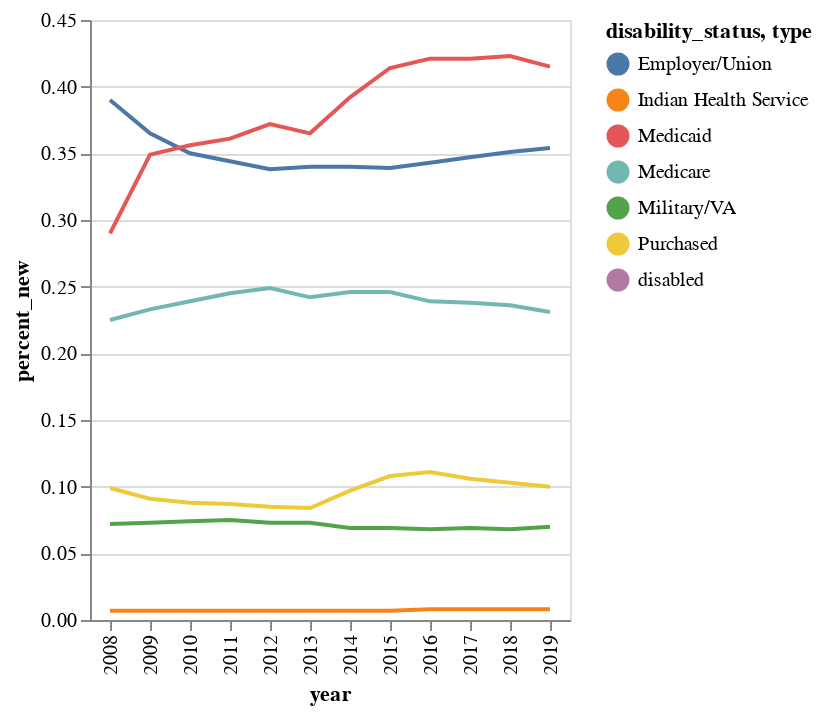

The code cell stored with this chart in its notebook:
### Code cell
#visualization 2

insured_lines = alt.Chart(disabled).mark_line().encode(
    x = alt.X('year:O'),
    y = alt.Y('percent_new:Q'), 
    color = alt.Color('type:N')
)

insured_points = alt.Chart(disabled).add_selection(
    nearest_val
).mark_point(
    filled = True, 
    size = 50
).encode(
    x = alt.X('year:O'), 
    y = alt.Y('percent_new:Q'), 
    opacity = opacity_condition, 
    color = alt.Color('disability_status:N')
)

insured_labels = alt.Chart(disabled).mark_text(
    fontSize = 12, 
    dx = 7, 
    dy = 10, 
).encode(
    x = alt.X('year:O'), 
    y = alt.Y('percent_new:Q'), 
    text = alt.Text('percent_new:Q', format = '.1%')
).transform_filter(nearest_val)

c2 = alt.layer(insured_points, insured_lines, insured_labels)
c2

### Figure 1 — Vega-Lite specification as saved in the notebook (floating-point values rounded to 4 significant figures)
{"config": {"view": {"continuousWidth": 400, "continuousHeight": 300}}, "layer": [{"mark": {"type": "point", "filled": true, "size": 50}, "encoding": {"color": {"field": "disability_status", "type": "nominal"}, "opacity": {"condition": {"value": 1.0, "selection": "selector263"}, "value": 0.0}, "x": {"field": "year", "type": "ordinal"}, "y": {"field": "percent_new", "type": "quantitative"}}, "selection": {"selector263": {"type": "single", "on": "mouseover", "nearest": true, "fields": ["year"], "empty": "none"}}}, {"mark": "line", "encoding": {"color": {"field": "type", "type": "nominal"}, "x": {"field": "year", "type": "ordinal"}, "y": {"field": "percent_new", "type": "quantitative"}}}, {"mark": {"type": "text", "dx": 7, "dy": 10, "fontSize": 12}, "encoding": {"text": {"field": "percent_new", "format": ".1%", "type": "quantitative"}, "x": {"field": "year", "type": "ordinal"}, "y": {"field": "percent_new", "type": "quantitative"}}, "transform": [{"filter": {"selection": "selector263"}}]}], "data": {"name": "data-a79097cb9ca9353e7df0343a2a2c5746"}, "$schema": "https://vega.github.io/schema/vega-lite/v4.17.0.json", "datasets": {"data-a79097cb9ca9353e7df0343a2a2c5746": [{"type": "Employer/Union", "Percent": "35", "MOE": "0.31", "Number": "6413300", "MOE.1": "69730", "Base Pop.": "18348600", "Sample Size": "182621", "disability_status": "disabled", "year": 2010, "percent_new": 0.35}, {"type": "Purchased", "Percent": "8.8", "MOE": "0.18", "Number": "1615900", "MOE.1": "35280", "Base Pop.": "18348600", "Sample Size": "182621", "disability_status": "disabled", "year": 2010, "percent_new": 0.088}, {"type": "Medicare", "Percent": "23.9", "MOE": "0.28", "Number": "4393100", "MOE.1": "57900", "Base Pop.": "18348600", "Sample Size": "182621", "disability_status": "disabled", "year": 2010, "percent_new": 0.239}, {"type": "Medicaid", "Percent": "35.6", "MOE": "0.31", "Number": "6529000", "MOE.1": "70340", "Base Pop.": "18348600", "Sample Size": "182621", "disability_status": "disabled", "year": 2010, "percent_new": 0.356}, {"type": "Military/VA", "Percent": "7.4", "MOE": "0.17", "Number": "1350300", "MOE.1": "32260", "Base Pop.": "18348600", "Sample Size": "182621", "disability_status": "disabled", "year": 2010, "percent_new": 0.074}, {"type": "Indian Health Service", "Percent": "0.7", "MOE": "3.29", "Number": "124400", "MOE.1": "9810", "Base Pop.": "18348600", "Sample Size": "182621", "disability_status": "disabled", "year": 2010, "percent_new": 0.007}, {"type": "Employer/Union", "Percent": "34.4", "MOE": "0.30", "Number": "6492400", "MOE.1": "70160", "Base Pop.": "18858600", "Sample Size": "198735", "disability_status": "disabled", "year": 2011, "percent_new": 0.344}, {"type": "Purchased", "Percent": "8.7", "MOE": "0.18", "Number": "1633100", "MOE.1": "35460", "Base Pop.": "18858600", "Sample Size": "198735", "disability_status": "disabled", "year": 2011, "percent_new": 0.087}, {"type": "Medicare", "Percent": "24.5", "MOE": "0.28", "Number": "4621800", "MOE.1": "59370", "Base Pop.": "18858600", "Sample Size": "198735", "disability_status": "disabled", "year": 2011, "percent_new": 0.245}, {"type": "Medicaid", "Percent": "36.1", "MOE": "0.31", "Number": "6813300", "MOE.1": "71830", "Base Pop.": "18858600", "Sample Size": "198735", "disability_status": "disabled", "year": 2011, "percent_new": 0.361}, {"type": "Military/VA", "Percent": "7.5", "MOE": "0.17", "Number": "1408200", "MOE.1": "32940", "Base Pop.": "18858600", "Sample Size": "198735", "disability_status": "disabled", "year": 2011, "percent_new": 0.075}, {"type": "Indian Health Service", "Percent": "0.7", "MOE": "3.29", "Number": "124000", "MOE.1": "9800", "Base Pop.": "18858600", "Sample Size": "198735", "disability_status": "disabled", "year": 2011, "percent_new": 0.007}, {"type": "Employer/Union", "Percent": "34.3", "MOE": "0.28", "Number": "6890100", "MOE.1": "68000", "Base Pop.": "20062500", "Sample Size": "198696", "disability_status": "disabled", "year": 2016, "percent_new": 0.343}, {"type": "Purchased", "Percent": "11.1", "MOE": "0.18", "Number": "2233800", "MOE.1": "39010", "Base Pop.": "20062500", "Sample Size": "198696", "disability_status": "disabled", "year": 2016, "percent_new": 0.111}, {"type": "Medicare", "Percent": "23.9", "MOE": "0.25", "Number": "4799700", "MOE.1": "56950", "Base Pop.": "20062500", "Sample Size": "198696", "disability_status": "disabled", "year": 2016, "percent_new": 0.239}, {"type": "Medicaid", "Percent": "42.1", "MOE": "0.29", "Number": "8441200", "MOE.1": "75090", "Base Pop.": "20062500", "Sample Size": "198696", "disability_status": "disabled", "year": 2016, "percent_new": 0.421}, {"type": "Military/VA", "Percent": "6.8", "MOE": "0.15", "Number": "1364800", "MOE.1": "30530", "Base Pop.": "20062500", "Sample Size": "198696", "disability_status": "disabled", "year": 2016, "percent_new": 0.068}, {"type": "Indian Health Service", "Percent": "0.8", "MOE": "3.29", "Number": "158500", "MOE.1": "10420", "Base Pop.": "20062500", "Sample Size": "198696", "disability_status": "disabled", "year": 2016, "percent_new": 0.008}, {"type": "Employer/Union", "Percent": "34.7", "MOE": "0.28", "Number": "6806200", "MOE.1": "67600", "Base Pop.": "19637200", "Sample Size": "195644", "disability_status": "disabled", "year": 2017, "percent_new": 0.347}, {"type": "Purchased", "Percent": "10.6", "MOE": "0.18", "Number": "2081900", "MOE.1": "37670", "Base Pop.": "19637200", "Sample Size": "195644", "disability_status": "disabled", "year": 2017, "percent_new": 0.106}, {"type": "Medicare", "Percent": "23.8", "MOE": "0.25", "Number": "4664900", "MOE.1": "56160", "Base Pop.": "19637200", "Sample Size": "195644", "disability_status": "disabled", "year": 2017, "percent_new": 0.238}, {"type": "Medicaid", "Percent": "42.1", "MOE": "0.29", "Number": "8266600", "MOE.1": "74330", "Base Pop.": "19637200", "Sample Size": "195644", "disability_status": "disabled", "year": 2017, "percent_new": 0.421}, {"type": "Military/VA", "Percent": "6.9", "MOE": "0.15", "Number": "1348700", "MOE.1": "30350", "Base Pop.": "19637200", "Sample Size": "195644", "disability_status": "disabled", "year": 2017, "percent_new": 0.069}, {"type": "Indian Health Service", "Percent": "0.8", "MOE": "3.29", "Number": "152900", "MOE.1": "10240", "Base Pop.": "19637200", "Sample Size": "195644", "disability_status": "disabled", "year": 2017, "percent_new": 0.008}, {"type": "Employer/Union", "Percent": "34", "MOE": "0.28", "Number": "6709900", "MOE.1": "67120", "Base Pop.": "19754700", "Sample Size": "200275", "disability_status": "disabled", "year": 2014, "percent_new": 0.34}, {"type": "Purchased", "Percent": "9.7", "MOE": "0.17", "Number": "1925700", "MOE.1": "36230", "Base Pop.": "19754700", "Sample Size": "200275", "disability_status": "disabled", "year": 2014, "percent_new": 0.097}, {"type": "Medicare", "Percent": "24.6", "MOE": "0.25", "Number": "4866100", "MOE.1": "57330", "Base Pop.": "19754700", "Sample Size": "200275", "disability_status": "disabled", "year": 2014, "percent_new": 0.246}, {"type": "Medicaid", "Percent": "39.2", "MOE": "0.29", "Number": "7747800", "MOE.1": "72000", "Base Pop.": "19754700", "Sample Size": "200275", "disability_status": "disabled", "year": 2014, "percent_new": 0.392}, {"type": "Military/VA", "Percent": "6.9", "MOE": "0.15", "Number": "1364700", "MOE.1": "30530", "Base Pop.": "19754700", "Sample Size": "200275", "disability_status": "disabled", "year": 2014, "percent_new": 0.069}, {"type": "Indian Health Service", "Percent": "0.7", "MOE": "3.29", "Number": "136100", "MOE.1": "9660", "Base Pop.": "19754700", "Sample Size": "200275", "disability_status": "disabled", "year": 2014, "percent_new": 0.007}, {"type": "Employer/Union", "Percent": "35.1", "MOE": "0.28", "Number": "6779400", "MOE.1": "67480", "Base Pop.": "19338800", "Sample Size": "191849", "disability_status": "disabled", "year": 2018, "percent_new": 0.351}, {"type": "Purchased", "Percent": "10.3", "MOE": "0.18", "Number": "1987800", "MOE.1": "36810", "Base Pop.": "19338800", "Sample Size": "191849", "disability_status": "disabled", "year": 2018, "percent_new": 0.103}, {"type": "Medicare", "Percent": "23.6", "MOE": "0.25", "Number": "4563300", "MOE.1": "55550", "Base Pop.": "19338800", "Sample Size": "191849", "disability_status": "disabled", "year": 2018, "percent_new": 0.236}, {"type": "Medicaid", "Percent": "42.3", "MOE": "0.29", "Number": "8182800", "MOE.1": "73970", "Base Pop.": "19338800", "Sample Size": "191849", "disability_status": "disabled", "year": 2018, "percent_new": 0.423}, {"type": "Military/VA", "Percent": "6.8", "MOE": "0.15", "Number": "1323100", "MOE.1": "30060", "Base Pop.": "19338800", "Sample Size": "191849", "disability_status": "disabled", "year": 2018, "percent_new": 0.068}, {"type": "Indian Health Service", "Percent": "0.8", "MOE": "3.29", "Number": "151100", "MOE.1": "10180", "Base Pop.": "19338800", "Sample Size": "191849", "disability_status": "disabled", "year": 2018, "percent_new": 0.008}, {"type": "Employer/Union", "Percent": "35.4", "MOE": "0.28", "Number": "6896000", "MOE.1": "68040", "Base Pop.": "19477300", "Sample Size": "193077", "disability_status": "disabled", "year": 2019, "percent_new": 0.354}, {"type": "Purchased", "Percent": "10", "MOE": "0.18", "Number": "1956600", "MOE.1": "36520", "Base Pop.": "19477300", "Sample Size": "193077", "disability_status": "disabled", "year": 2019, "percent_new": 0.1}, {"type": "Medicare", "Percent": "23.1", "MOE": "0.25", "Number": "4492400", "MOE.1": "55120", "Base Pop.": "19477300", "Sample Size": "193077", "disability_status": "disabled", "year": 2019, "percent_new": 0.231}, {"type": "Medicaid", "Percent": "41.5", "MOE": "0.29", "Number": "8086500", "MOE.1": "73550", "Base Pop.": "19477300", "Sample Size": "193077", "disability_status": "disabled", "year": 2019, "percent_new": 0.415}, {"type": "Military/VA", "Percent": "7", "MOE": "0.15", "Number": "1356700", "MOE.1": "30440", "Base Pop.": "19477300", "Sample Size": "193077", "disability_status": "disabled", "year": 2019, "percent_new": 0.07}, {"type": "Indian Health Service", "Percent": "0.8", "MOE": "3.29", "Number": "154900", "MOE.1": "10300", "Base Pop.": "19477300", "Sample Size": "193077", "disability_status": "disabled", "year": 2019, "percent_new": 0.008}, {"type": "Employer/Union", "Percent": "33.9", "MOE": "0.28", "Number": "6677800", "MOE.1": "66970", "Base Pop.": "19703800", "Sample Size": "198395", "disability_status": "disabled", "year": 2015, "percent_new": 0.339}, {"type": "Purchased", "Percent": "10.8", "MOE": "0.18", "Number": "2136000", "MOE.1": "38150", "Base Pop.": "19703800", "Sample Size": "198395", "disability_status": "disabled", "year": 2015, "percent_new": 0.108}, {"type": "Medicare", "Percent": "24.6", "MOE": "0.25", "Number": "4855000", "MOE.1": "57270", "Base Pop.": "19703800", "Sample Size": "198395", "disability_status": "disabled", "year": 2015, "percent_new": 0.246}, {"type": "Medicaid", "Percent": "41.4", "MOE": "0.29", "Number": "8161100", "MOE.1": "73860", "Base Pop.": "19703800", "Sample Size": "198395", "disability_status": "disabled", "year": 2015, "percent_new": 0.414}, {"type": "Military/VA", "Percent": "6.9", "MOE": "0.15", "Number": "1364300", "MOE.1": "30520", "Base Pop.": "19703800", "Sample Size": "198395", "disability_status": "disabled", "year": 2015, "percent_new": 0.069}, {"type": "Indian Health Service", "Percent": "0.7", "MOE": "3.29", "Number": "145200", "MOE.1": "9980", "Base Pop.": "19703800", "Sample Size": "198395", "disability_status": "disabled", "year": 2015, "percent_new": 0.007}, {"type": "Employer/Union", "Percent": "39", "MOE": "0.34", "Number": "7139800", "MOE.1": "77790", "Base Pop.": "18312900", "Sample Size": "178808", "disability_status": "disabled", "year": 2008, "percent_new": 0.39}, {"type": "Purchased", "Percent": "9.9", "MOE": "0.21", "Number": "1810800", "MOE.1": "39530", "Base Pop.": "18312900", "Sample Size": "178808", "disability_status": "disabled", "year": 2008, "percent_new": 0.099}, {"type": "Medicare", "Percent": "22.5", "MOE": "0.29", "Number": "4128200", "MOE.1": "59450", "Base Pop.": "18312900", "Sample Size": "178808", "disability_status": "disabled", "year": 2008, "percent_new": 0.225}, {"type": "Medicaid", "Percent": "29", "MOE": "0.31", "Number": "5319700", "MOE.1": "67350", "Base Pop.": "18312900", "Sample Size": "178808", "disability_status": "disabled", "year": 2008, "percent_new": 0.29}, {"type": "Military/VA", "Percent": "7.2", "MOE": "0.18", "Number": "1317400", "MOE.1": "33740", "Base Pop.": "18312900", "Sample Size": "178808", "disability_status": "disabled", "year": 2008, "percent_new": 0.072}, {"type": "Indian Health Service", "Percent": "0.7", "MOE": "3.29", "Number": "134400", "MOE.1": "10800", "Base Pop.": "18312900", "Sample Size": "178808", "disability_status": "disabled", "year": 2008, "percent_new": 0.007}, {"type": "Employer/Union", "Percent": "33.8", "MOE": "0.29", "Number": "6376500", "MOE.1": "65450", "Base Pop.": "18890100", "Sample Size": "194574", "disability_status": "disabled", "year": 2012, "percent_new": 0.338}, {"type": "Purchased", "Percent": "8.5", "MOE": "0.17", "Number": "1608600", "MOE.1": "33130", "Base Pop.": "18890100", "Sample Size": "194574", "disability_status": "disabled", "year": 2012, "percent_new": 0.085}, {"type": "Medicare", "Percent": "24.9", "MOE": "0.26", "Number": "4703900", "MOE.1": "56370", "Base Pop.": "18890100", "Sample Size": "194574", "disability_status": "disabled", "year": 2012, "percent_new": 0.249}, {"type": "Medicaid", "Percent": "37.2", "MOE": "0.29", "Number": "7026100", "MOE.1": "68630", "Base Pop.": "18890100", "Sample Size": "194574", "disability_status": "disabled", "year": 2012, "percent_new": 0.372}, {"type": "Military/VA", "Percent": "7.3", "MOE": "0.16", "Number": "1383900", "MOE.1": "30740", "Base Pop.": "18890100", "Sample Size": "194574", "disability_status": "disabled", "year": 2012, "percent_new": 0.073}, {"type": "Indian Health Service", "Percent": "0.7", "MOE": "3.29", "Number": "131000", "MOE.1": "9470", "Base Pop.": "18890100", "Sample Size": "194574", "disability_status": "disabled", "year": 2012, "percent_new": 0.007}, {"type": "Employer/Union", "Percent": "34", "MOE": "0.28", "Number": "6669900", "MOE.1": "66920", "Base Pop.": "19618200", "Sample Size": "199997", "disability_status": "disabled", "year": 2013, "percent_new": 0.34}, {"type": "Purchased", "Percent": "8.4", "MOE": "0.16", "Number": "1657200", "MOE.1": "33620", "Base Pop.": "19618200", "Sample Size": "199997", "disability_status": "disabled", "year": 2013, "percent_new": 0.084}, {"type": "Medicare", "Percent": "24.2", "MOE": "0.25", "Number": "4755500", "MOE.1": "56680", "Base Pop.": "19618200", "Sample Size": "199997", "disability_status": "disabled", "year": 2013, "percent_new": 0.242}, {"type": "Medicaid", "Percent": "36.5", "MOE": "0.28", "Number": "7154700", "MOE.1": "69250", "Base Pop.": "19618200", "Sample Size": "199997", "disability_status": "disabled", "year": 2013, "percent_new": 0.365}, {"type": "Military/VA", "Percent": "7.3", "MOE": "0.15", "Number": "1424600", "MOE.1": "31190", "Base Pop.": "19618200", "Sample Size": "199997", "disability_status": "disabled", "year": 2013, "percent_new": 0.073}, {"type": "Indian Health Service", "Percent": "0.7", "MOE": "3.29", "Number": "141700", "MOE.1": "9860", "Base Pop.": "19618200", "Sample Size": "199997", "disability_status": "disabled", "year": 2013, "percent_new": 0.007}, {"type": "Employer/Union", "Percent": "36.5", "MOE": "0.24", "Number": "6701400", "MOE.1": "54480", "Base Pop.": "18382600", "Sample Size": "181131", "disability_status": "disabled", "year": 2009, "percent_new": 0.365}, {"type": "Purchased", "Percent": "9.1", "MOE": "0.14", "Number": "1669300", "MOE.1": "27420", "Base Pop.": "18382600", "Sample Size": "181131", "disability_status": "disabled", "year": 2009, "percent_new": 0.091}, {"type": "Medicare", "Percent": "23.3", "MOE": "0.21", "Number": "4279500", "MOE.1": "43710", "Base Pop.": "18382600", "Sample Size": "181131", "disability_status": "disabled", "year": 2009, "percent_new": 0.233}, {"type": "Medicaid", "Percent": "34.9", "MOE": "0.24", "Number": "6413800", "MOE.1": "53320", "Base Pop.": "18382600", "Sample Size": "181131", "disability_status": "disabled", "year": 2009, "percent_new": 0.349}, {"type": "Military/VA", "Percent": "7.3", "MOE": "0.13", "Number": "1351000", "MOE.1": "24680", "Base Pop.": "18382600", "Sample Size": "181131", "disability_status": "disabled", "year": 2009, "percent_new": 0.073}, {"type": "Indian Health Service", "Percent": "0.7", "MOE": "3.29", "Number": "126900", "MOE.1": "7580", "Base Pop.": "18382600", "Sample Size": "181131", "disability_status": "disabled", "year": 2009, "percent_new": 0.007}]}}
